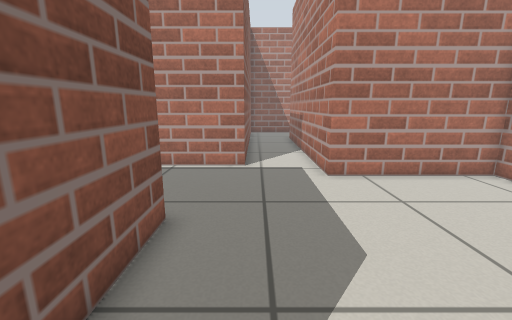
[1] (above)

17 first-person views from a walk through a robot-simulator world made for Gazebo. The camera is 0.68 m above the floor, tilts 12° down and sees 90° across. The floor is counted in squares, 0.25 m on a side. Each view is taken from the middle of a square. On the plan, view 1 faces up. The plan holds only what a view shows up to about 18 squares ahead; the rest is blank.

[2]
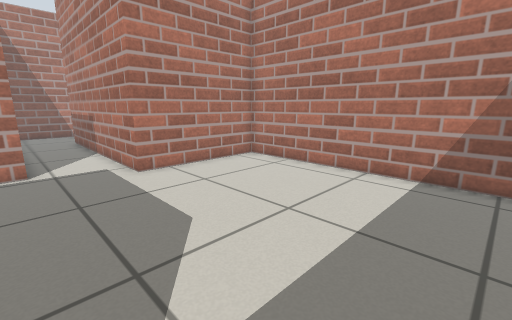

[3]
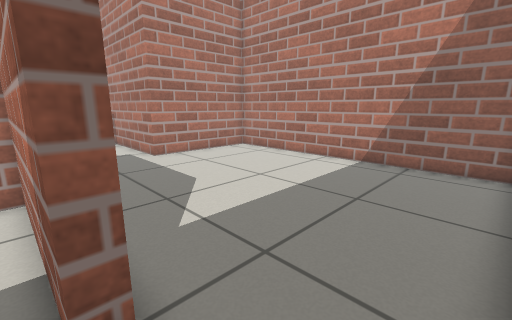

[4]
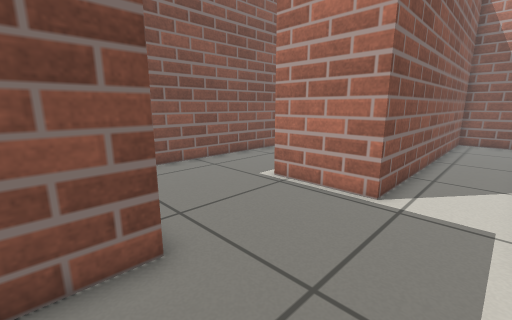

[5]
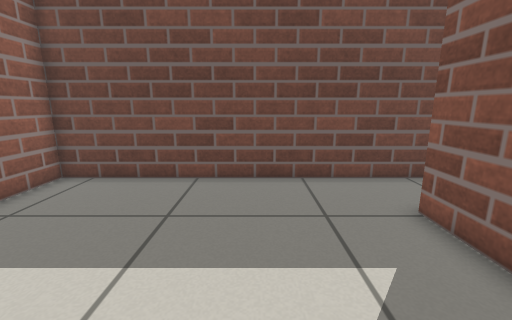

[6]
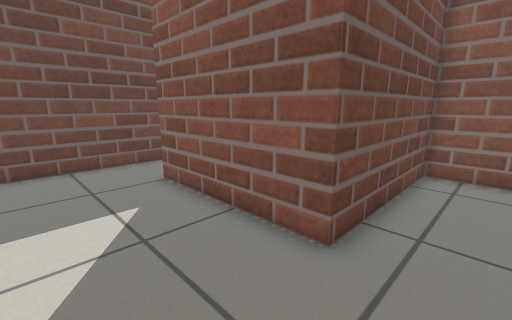

[7]
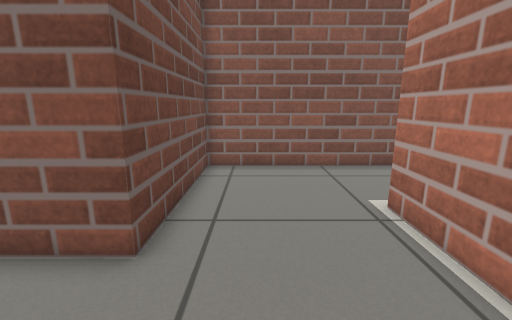

[8]
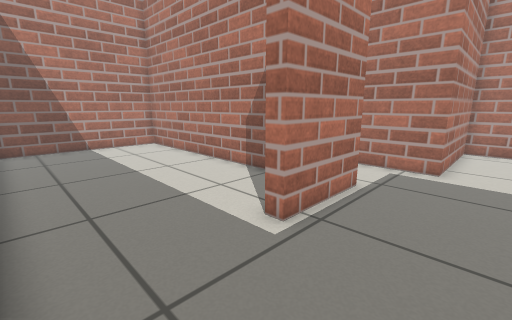

[9]
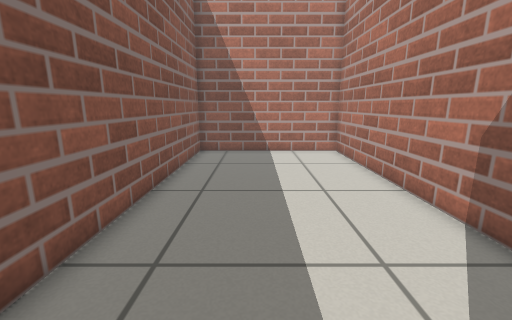

[10]
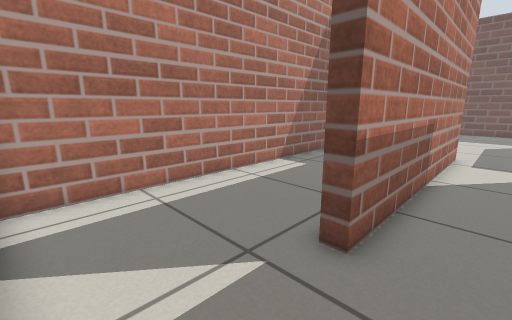

[11]
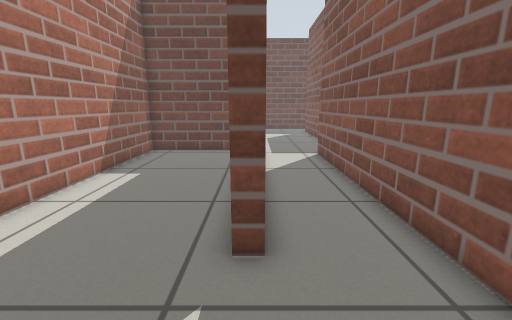

[12]
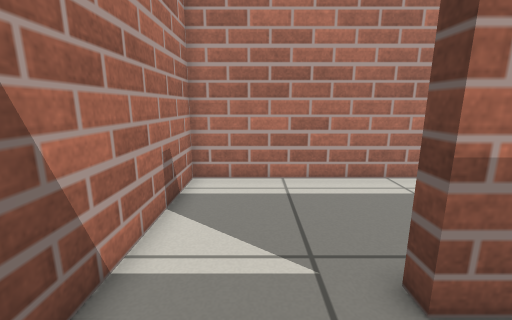

[13]
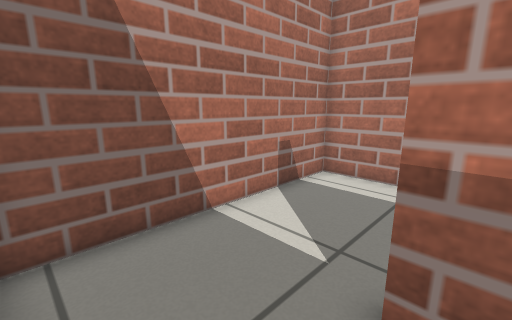

[14]
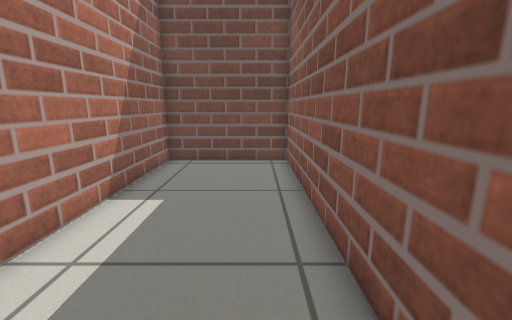

[15]
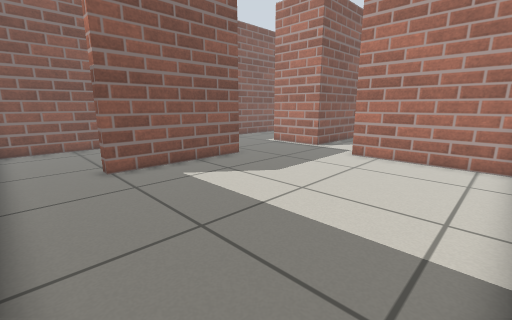

[16]
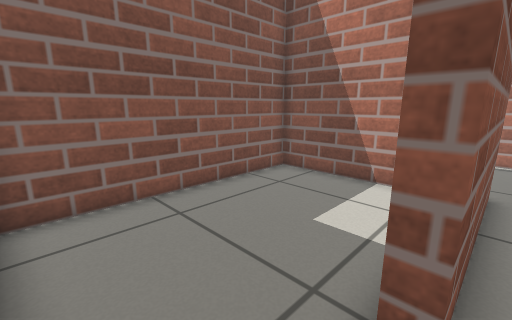

[17]
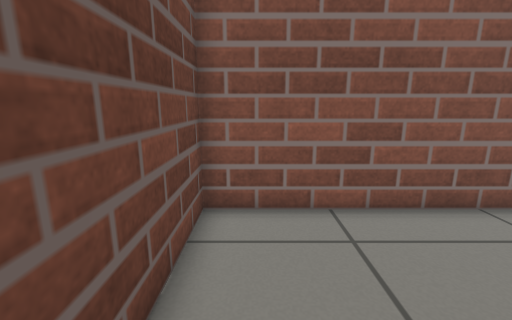

### Floor plan
Points are (right, up) in squares from view 1. A wall is a line through its corners. A room is listed if a view was taken in it or the views show most of it. See-through windows are left out.
Room 1 (views 1, 2, 3, 4, 5, 6, 7, 8, 9, 10, 12, 13, 15, 16, 17)
walls: (-9.4, 12.5) (-9.4, 5.8) (-2.2, 5.8) (-2.2, -1.2) (-2.8, -1.2); (-3.5, -4.4) (9.4, -4.4) (9.4, 9.8) (2.8, 9.8) (2.8, 21.8); (2.5, 26.4) (-0.5, 26.4) (-0.5, 11.6) (-4.5, 11.6) (-4.5, 12.3)
ways out: opening at (3, 24) to room 2; opening at (-7, 12) to room 3; opening at (-2.5, -3) to room 4
Room 2 (views 11, 14)
walls: (2.8, 21.8) (3.4, 21.8) (3.4, 10.4) (9.4, 10.4) (9.4, 26.4) (2.5, 26.4)
ways out: opening at (3, 24) to room 1
Room 3 (no view inside)
walls: (-1.1, 15.2) (-1.1, 26.4) (-9.4, 26.4) (-9.4, 12.5)
ways out: opening at (-7, 12) to room 1
Room 4 (no view inside)
walls: (-2.8, -1.2) (-2.8, 5.2) (-9.4, 5.2) (-9.4, -4.4) (-3.5, -4.4)
ways out: opening at (-2.5, -3) to room 1

Where each view was taken, in squares from view 1:
view 1: 0 up, 0 right, facing up
view 2: 1 down, 1 left, facing up-right
view 3: 4 down, 3 left, facing up-right
view 4: 4 up, 2 right, facing up-left
view 5: 5 up, 2 right, facing down
view 6: 8 up, 2 right, facing down-left
view 7: 8 up, 2 right, facing left
view 8: 8 up, 9 left, facing up-right
view 9: 11 up, 6 left, facing up
view 10: 26 up, 1 right, facing down-right
view 11: 26 up, 3 right, facing down
view 12: 24 up, 0 right, facing right
view 13: 21 up, 0 right, facing up-right
view 14: 23 up, 5 right, facing down
view 15: 4 down, 9 right, facing up-left
view 16: 4 down, 2 left, facing up-left
view 17: 3 down, 3 left, facing left
